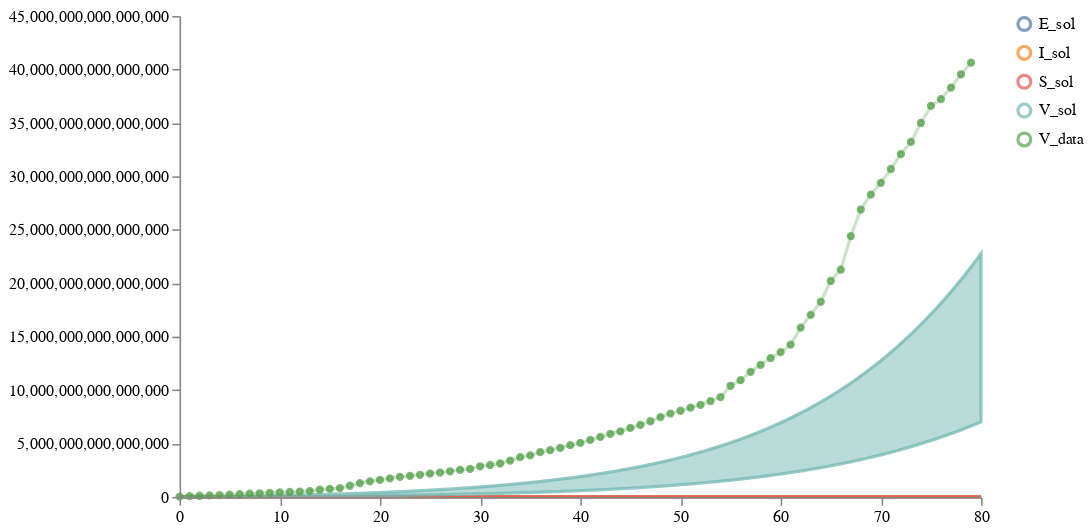

Here is the notebook cell this chart was saved with:
### Code cell
num_samples = 10
start_time = 0
end_time = 80 #226 # between 10/02/2020 and 01/25/2021
num_timepoints = (end_time-start_time)*10 + 1

timepoints = list(get_tspan(start_time, end_time, num_timepoints).detach().numpy())

prior_samples = load_and_sample_petri_model(tm, num_samples, timepoints=timepoints, method="dopri5",
                                            visual_options={"title": "3_base", "subset":["I_sol", "E_sol", "V_sol"]}, 
                                            time_unit="days")
#display(prior_samples)

schema = plots.trajectories(pd.DataFrame(prior_samples["data"]), subset=".*_sol",
                            points=ww_data_train.reset_index(drop=True).rename(columns={"V":"V_data"}))
schema = plots.pad(schema, 5)
plots.ipy_display(schema)

### Figure 1 — Vega specification as saved in the notebook (floating-point values rounded to 4 significant figures; data arrays with more than 128 entries replaced by an {"elided": "..."} marker saying what was removed)
{"$schema": "https://vega.github.io/schema/vega/v5.json", "axes": [{"name": "x_axis", "orient": "bottom", "scale": "xscale", "zindex": 100}, {"name": "y_axis", "orient": "left", "scale": "yscale", "zindex": 100}], "data": [{"name": "distributions", "values": {"elided": "3204 records"}}, {"name": "traces", "transform": [{"expr": "isValid(datum.value)", "type": "filter"}], "values": []}, {"name": "points", "values": [{"sample_id": 0, "timepoint": 0, "trajectory": "V_data", "value": 34250000000000.0}, {"sample_id": 0, "timepoint": 1, "trajectory": "V_data", "value": 74830000000000.0}, {"sample_id": 0, "timepoint": 2, "trajectory": "V_data", "value": 110800000000000.0}, {"sample_id": 0, "timepoint": 3, "trajectory": "V_data", "value": 145500000000000.0}, {"sample_id": 0, "timepoint": 4, "trajectory": "V_data", "value": 178900000000000.0}, {"sample_id": 0, "timepoint": 5, "trajectory": "V_data", "value": 212605525246655}, {"sample_id": 0, "timepoint": 6, "trajectory": "V_data", "value": 251900000000000.0}, {"sample_id": 0, "timepoint": 7, "trajectory": "V_data", "value": 297300000000000.0}, {"sample_id": 0, "timepoint": 8, "trajectory": "V_data", "value": 342400000000000.0}, {"sample_id": 0, "timepoint": 9, "trajectory": "V_data", "value": 384100000000000.0}, {"sample_id": 0, "timepoint": 10, "trajectory": "V_data", "value": 424100000000000.0}, {"sample_id": 0, "timepoint": 11, "trajectory": "V_data", "value": 461900000000000.0}, {"sample_id": 0, "timepoint": 12, "trajectory": "V_data", "value": 498300000000000.0}, {"sample_id": 0, "timepoint": 13, "trajectory": "V_data", "value": 548200000000000.0}, {"sample_id": 0, "timepoint": 14, "trajectory": "V_data", "value": 675643977072622}, {"sample_id": 0, "timepoint": 15, "trajectory": "V_data", "value": 751600000000000.0}, {"sample_id": 0, "timepoint": 16, "trajectory": "V_data", "value": 829899121500651}, {"sample_id": 0, "timepoint": 17, "trajectory": "V_data", "value": 1046000000000000.0}, {"sample_id": 0, "timepoint": 18, "trajectory": "V_data", "value": 1295875135538839}, {"sample_id": 0, "timepoint": 19, "trajectory": "V_data", "value": 1461000000000000.0}, {"sample_id": 0, "timepoint": 20, "trajectory": "V_data", "value": 1592292378295384}, {"sample_id": 0, "timepoint": 21, "trajectory": "V_data", "value": 1741000000000000.0}, {"sample_id": 0, "timepoint": 22, "trajectory": "V_data", "value": 1882566054918674}, {"sample_id": 0, "timepoint": 23, "trajectory": "V_data", "value": 1972000000000000.0}, {"sample_id": 0, "timepoint": 24, "trajectory": "V_data", "value": 2071441710342036}, {"sample_id": 0, "timepoint": 25, "trajectory": "V_data", "value": 2190000000000000.0}, {"sample_id": 0, "timepoint": 26, "trajectory": "V_data", "value": 2284263053733268}, {"sample_id": 0, "timepoint": 27, "trajectory": "V_data", "value": 2401528070828421}, {"sample_id": 0, "timepoint": 28, "trajectory": "V_data", "value": 2539043189426808}, {"sample_id": 0, "timepoint": 29, "trajectory": "V_data", "value": 2623445134633728}, {"sample_id": 0, "timepoint": 30, "trajectory": "V_data", "value": 2868773959451638}, {"sample_id": 0, "timepoint": 31, "trajectory": "V_data", "value": 2991191174214979}, {"sample_id": 0, "timepoint": 32, "trajectory": "V_data", "value": 3129000000000000.0}, {"sample_id": 0, "timepoint": 33, "trajectory": "V_data", "value": 3403912214913465}, {"sample_id": 0, "timepoint": 34, "trajectory": "V_data", "value": 3718000000000000.0}, {"sample_id": 0, "timepoint": 35, "trajectory": "V_data", "value": 3894000000000000.0}, {"sample_id": 0, "timepoint": 36, "trajectory": "V_data", "value": 4190012056978476}, {"sample_id": 0, "timepoint": 37, "trajectory": "V_data", "value": 4379000000000000.0}, {"sample_id": 0, "timepoint": 38, "trajectory": "V_data", "value": 4584996690364133}, {"sample_id": 0, "timepoint": 39, "trajectory": "V_data", "value": 4842715961786298}, {"sample_id": 0, "timepoint": 40, "trajectory": "V_data", "value": 5057017833310725}, {"sample_id": 0, "timepoint": 41, "trajectory": "V_data", "value": 5334255093252734}, {"sample_id": 0, "timepoint": 42, "trajectory": "V_data", "value": 5613459509330455}, {"sample_id": 0, "timepoint": 43, "trajectory": "V_data", "value": 5900675119579128}, {"sample_id": 0, "timepoint": 44, "trajectory": "V_data", "value": 6137835221456338}, {"sample_id": 0, "timepoint": 45, "trajectory": "V_data", "value": 6455786439569586}, {"sample_id": 0, "timepoint": 46, "trajectory": "V_data", "value": 6737865202057693}, {"sample_id": 0, "timepoint": 47, "trajectory": "V_data", "value": 7082040828667748}, {"sample_id": 0, "timepoint": 48, "trajectory": "V_data", "value": 7473588619526592}, {"sample_id": 0, "timepoint": 49, "trajectory": "V_data", "value": 7802169943421971}, {"sample_id": 0, "timepoint": 50, "trajectory": "V_data", "value": 8064264769284555}, {"sample_id": 0, "timepoint": 51, "trajectory": "V_data", "value": 8350528001810362}, {"sample_id": 0, "timepoint": 52, "trajectory": "V_data", "value": 8620926151000598}, {"sample_id": 0, "timepoint": 53, "trajectory": "V_data", "value": 8967823176668702}, {"sample_id": 0, "timepoint": 54, "trajectory": "V_data", "value": 9347385175287846}, {"sample_id": 0, "timepoint": 55, "trajectory": "V_data", "value": 10400775744728212}, {"sample_id": 0, "timepoint": 56, "trajectory": "V_data", "value": 10924150605249734}, {"sample_id": 0, "timepoint": 57, "trajectory": "V_data", "value": 11705167142508414}, {"sample_id": 0, "timepoint": 58, "trajectory": "V_data", "value": 12359300512467032}, {"sample_id": 0, "timepoint": 59, "trajectory": "V_data", "value": 12986780639190464}, {"sample_id": 0, "timepoint": 60, "trajectory": "V_data", "value": 13550907207646232}, {"sample_id": 0, "timepoint": 61, "trajectory": "V_data", "value": 14248041314600788}, {"sample_id": 0, "timepoint": 62, "trajectory": "V_data", "value": 15848276614633882}, {"sample_id": 0, "timepoint": 63, "trajectory": "V_data", "value": 17038987764329418}, {"sample_id": 0, "timepoint": 64, "trajectory": "V_data", "value": 18260590802877810}, {"sample_id": 0, "timepoint": 65, "trajectory": "V_data", "value": 20209504393071680}, {"sample_id": 0, "timepoint": 66, "trajectory": "V_data", "value": 21264574070527824}, {"sample_id": 0, "timepoint": 67, "trajectory": "V_data", "value": 24405223143174390}, {"sample_id": 0, "timepoint": 68, "trajectory": "V_data", "value": 26892652544175644}, {"sample_id": 0, "timepoint": 69, "trajectory": "V_data", "value": 28282864516791200}, {"sample_id": 0, "timepoint": 70, "trajectory": "V_data", "value": 29394041033392708}, {"sample_id": 0, "timepoint": 71, "trajectory": "V_data", "value": 30685003617018490}, {"sample_id": 0, "timepoint": 72, "trajectory": "V_data", "value": 32085327926567616}, {"sample_id": 0, "timepoint": 73, "trajectory": "V_data", "value": 33217196172771584}, {"sample_id": 0, "timepoint": 74, "trajectory": "V_data", "value": 34991952115553804}, {"sample_id": 0, "timepoint": 75, "trajectory": "V_data", "value": 36597766934503620}, {"sample_id": 0, "timepoint": 76, "trajectory": "V_data", "value": 37222723829582630}, {"sample_id": 0, "timepoint": 77, "trajectory": "V_data", "value": 38307418298165540}, {"sample_id": 0, "timepoint": 78, "trajectory": "V_data", "value": 39548322728633350}, {"sample_id": 0, "timepoint": 79, "trajectory": "V_data", "value": 40640493939989390}]}, {"name": "markers", "values": []}, {"name": "selected", "on": [{"remove": true, "trigger": "clear"}, {"remove": true, "trigger": "!shift"}, {"insert": "clicked", "trigger": "!shift && clicked"}, {"toggle": "clicked", "trigger": "shift && clicked"}]}], "height": 300, "legends": [{"encode": {"labels": {"interactive": true, "name": "legendLabel", "update": {"opacity": [{"test": "!length(data('selected')) || indata('selected', 'value', datum.value)", "value": 1}, {"value": 0.25}]}}, "symbols": {"interactive": true, "name": "legendSymbol", "update": {"fill": {"value": "transparent"}, "opacity": [{"test": "!length(data('selected')) || indata('selected', 'value', datum.value)", "value": 0.7}, {"value": 0.15}], "size": {"value": 64}, "strokeWidth": {"value": 2}}}}, "name": "color_legend", "stroke": "color"}], "marks": [{"from": {"facet": {"data": "points", "groupby": "trajectory", "name": "points_split"}}, "marks": [{"encode": {"hover": {"fillOpacity": {"value": 0.9}}, "update": {"fill": {"field": "trajectory", "scale": "color"}, "fillOpacity": [{"test": "!length(data('selected')) || indata('selected', 'value', datum.trajectory)", "value": 0.5}, {"value": 0.15}], "size": {"value": 10}, "stroke": {"field": "trajectory", "scale": "color"}, "strokeOpacity": [{"test": "!length(data('selected')) || indata('selected', 'value', datum.trajectory)", "value": 0.75}, {"value": 0.15}], "strokeWidth": {"value": 2}, "tooltip": {"field": "value"}, "x": {"field": "timepoint", "scale": "xscale"}, "y": {"field": "value", "scale": "yscale"}}}, "from": {"data": "points"}, "name": "_points_symbol", "type": "symbol", "zindex": 3}, {"encode": {"hover": {"fillOpacity": {"value": 0.9}}, "update": {"interpolate": {"value": "linear"}, "stroke": {"field": "trajectory", "scale": "color"}, "strokeOpacity": [{"test": "!length(data('selected')) || indata('selected', 'value', datum.trajectory)", "value": 0.3}, {"value": 0.1}], "strokeWidth": {"value": 2}, "x": {"field": "timepoint", "scale": "xscale"}, "y": {"field": "value", "scale": "yscale"}}}, "from": {"data": "points"}, "name": "_points_line", "type": "line", "zindex": 3}], "name": "_points", "type": "group", "zindex": 3}, {"from": {"facet": {"data": "traces", "groupby": "trajectory", "name": "traces_split"}}, "marks": [{"encode": {"hover": {"fillOpacity": {"value": 0.9}}, "update": {"interpolate": {"value": "linear"}, "stroke": {"field": "trajectory", "scale": "color"}, "strokeOpacity": [{"test": "!length(data('selected')) || indata('selected', 'value', datum.trajectory)", "value": 0.75}, {"value": 0.15}], "strokeWidth": {"value": 2}, "x": {"field": "timepoint", "scale": "xscale"}, "y": {"field": "value", "scale": "yscale"}}}, "from": {"data": "traces_split"}, "name": "_traces_lines", "type": "line"}], "name": "_traces", "type": "group", "zindex": 2}, {"from": {"facet": {"data": "distributions", "groupby": "trajectory", "name": "trajectory_split"}}, "marks": [{"encode": {"hover": {"fillOpacity": {"value": 0.9}}, "update": {"fill": {"field": "trajectory", "scale": "color"}, "fillOpacity": [{"test": "!length(data('selected')) || indata('selected', 'value', datum.trajectory)", "value": 0.5}, {"value": 0.15}], "interpolate": {"value": "linear"}, "stroke": {"field": "trajectory", "scale": "color"}, "strokeOpacity": [{"test": "!length(data('selected')) || indata('selected', 'value', datum.trajectory)", "value": 0.75}, {"value": 0.15}], "strokeWidth": {"value": 2}, "x": {"field": "timepoint", "scale": "xscale"}, "y": {"field": "upper", "scale": "yscale"}, "y2": {"field": "lower", "scale": "yscale"}}}, "from": {"data": "trajectory_split"}, "type": "area"}], "name": "_distributions", "type": "group", "zindex": 1}, {"marks": [{"encode": {"enter": {"stroke": {"value": "lightgray"}}, "update": {"opacity": {"value": 1}, "x": {"field": "timepoint", "scale": "xscale"}, "y": {"signal": "height"}, "y2": {"value": 0}}}, "from": {"data": "markers"}, "name": "_marker text", "type": "rule"}, {"encode": {"enter": {"fontSize": {"value": 8}, "text": {"field": "datum.label"}, "y": {"value": 0}}}, "from": {"data": "_marker text"}, "name": "_marker flags", "transform": [{"as": ["x", "_y", "opacity", "align", "baseline"], "lineAnchor": "start", "offset": [1], "size": {"signal": "[width, height]"}, "type": "label"}], "type": "text"}], "name": "_markers", "type": "group"}], "padding": 5, "scales": [{"domain": {"fields": [{"data": "distributions", "field": "timepoint"}, {"data": "traces", "field": "timepoint"}, {"data": "points", "field": "timepoint"}, {"data": "markers", "field": "timepoint"}]}, "name": "xscale", "range": "width", "type": "linear", "zero": false}, {"domain": {"fields": [{"data": "distributions", "field": "lower"}, {"data": "distributions", "field": "upper"}, {"data": "traces", "field": "value"}, {"data": "points", "field": "value"}]}, "name": "yscale", "nice": true, "range": "height", "type": "linear", "zero": true}, {"domain": {"fields": [{"data": "distributions", "field": "trajectory"}, {"data": "traces", "field": "trajectory"}, {"data": "points", "field": "trajectory"}]}, "name": "color", "range": "category", "type": "ordinal"}], "signals": [{"name": "clear", "on": [{"events": "mouseup[!event.item]", "force": true, "update": "true"}], "value": true}, {"name": "shift", "on": [{"events": "@legendSymbol:click, @legendLabel:click", "force": true, "update": "event.shiftKey"}], "value": false}, {"name": "clicked", "on": [{"events": "@legendSymbol:click, @legendLabel:click", "force": true, "update": "{value: datum.value}"}], "value": null}], "width": 500}
